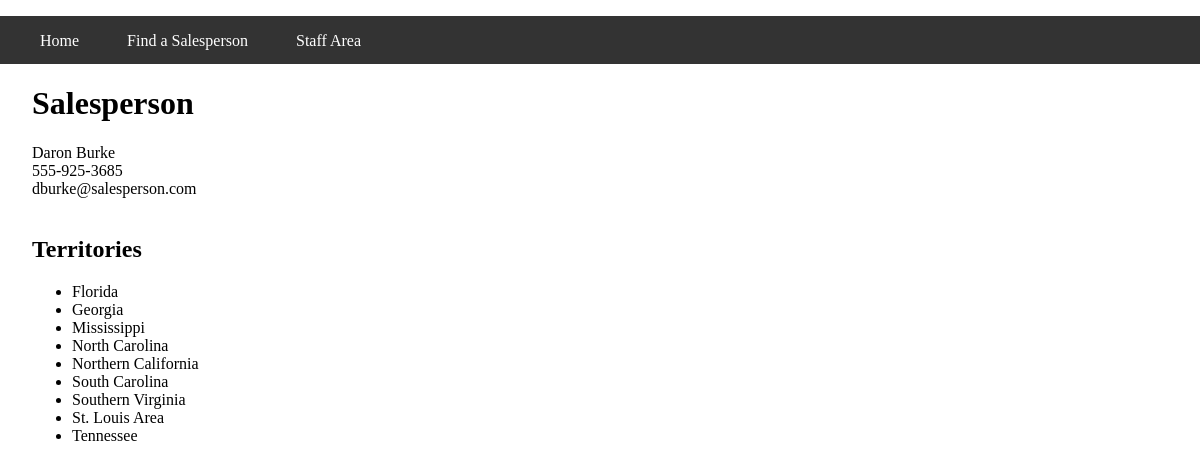
Screenshot of /salesperson.php?id=1 with the database file from the repository.
### tables this page shows
CREATE TABLE `salespeople` (
  `id` int(11) NOT NULL,
  `first_name` varchar(255) DEFAULT NULL,
  `last_name` varchar(255) DEFAULT NULL,
  `phone` varchar(255) DEFAULT NULL,
  `email` varchar(255) DEFAULT NULL
);

CREATE TABLE `salespeople_territories` (
  `territory_id` int(11) DEFAULT NULL,
  `salesperson_id` int(11) DEFAULT NULL
);

CREATE TABLE `territories` (
  `id` int(11) NOT NULL,
  `name` varchar(255) DEFAULT NULL,
  `state_id` int(11) DEFAULT NULL,
  `position` int(11) DEFAULT NULL
);

### private/database.php (called while the page is built, shortened)
<?php
  function db_query($connection, $sql) {
    $result_set = mysqli_query($connection, $sql);
    return $result_set;
  }
  function db_fetch_assoc($result_set) {
    return mysqli_fetch_assoc($result_set);
  }
  function db_escape($connection, $string) {
    return mysqli_real_escape_string($connection, $string);
  }
?>

### private/query_functions.php (called while the page is built, shortened)
<?php
  function find_salesperson_by_id($id=0) {
    global $db;
    $sql = "SELECT * FROM salespeople ";
    $sql .= "WHERE id='" . db_escape($db, $id) . "' ";
    $sql .= "LIMIT 1;";
    $salespeople_result = db_query($db, $sql);
    return $salespeople_result;
  }
  function find_territories_by_salesperson_id($id=0) {
    global $db;
    $sql = "SELECT * FROM territories ";
    $sql .= "LEFT JOIN salespeople_territories
              ON (territories.id = salespeople_territories.territory_id) ";
    $sql .= "WHERE salespeople_territories.salesperson_id='" . db_escape($db, $id) . "' ";
    $sql .= "ORDER BY territories.name ASC;";
    $territories_result = db_query($db, $sql);
    return $territories_result;
  }
?>

### private/functions.php (called while the page is built, shortened)
<?php
  function h($string="") {
    return htmlspecialchars($string);
  }
?>

### public/salesperson.php (the view, shortened to what this page needs)
<?php
  $id = $_GET['id'];
  $salespeople_result = find_salesperson_by_id($id);
  $row_count = db_num_rows($salespeople_result);
  if($row_count > 0) {
    $person = db_fetch_assoc($salespeople_result);
  } else {
    redirect_to('territories.php');
  }
?>
<?php include(SHARED_PATH . '/header.php'); ?>
<?php include(SHARED_PATH . '/public_menu.php'); ?>
<div id="main-content">
  <div id="salesperson>">
    <h1>Salesperson</h1>
    <div class="details">
      <?php
        echo h($person['first_name']) . " " . h($person['last_name']);
        echo "<br />";
        echo h($person['phone']);
        echo "<br />";
        echo h($person['email']);
        echo "<br />";
      ?>
    </div>
    <br />
    <div id="territories">
      <h2>Territories</h2>
      <?php
        $territories_result = find_territories_by_salesperson_id($id);
        echo "<ul id=\"territories\">";
        while($territory = db_fetch_assoc($territories_result)) {
          echo "<li>" . h($territory['name']) . "</li>";
        }
        echo "</ul>";
      ?>
    </div>
  </div>
</div>
<?php include(SHARED_PATH . '/footer.php'); ?>

### private/shared/header.php (style rules this page uses)
html, body { margin: 0; padding: 0; height: 100%; width: 100%; }
#main-content { padding: 0 2em; }

### rows the page displays
salespeople: first_name "Daron", last_name "Burke", phone "555-925-3685", email "dburke@salesperson.com"
salespeople_territories: territory.name "Florida"
salespeople_territories: territory.name "Georgia"
salespeople_territories: territory.name "Mississippi"
salespeople_territories: territory.name "North Carolina"
salespeople_territories: territory.name "Northern California"
salespeople_territories: territory.name "South Carolina"
salespeople_territories: territory.name "Southern Virginia"
salespeople_territories: territory.name "St. Louis Area"
salespeople_territories: territory.name "Tennessee"
